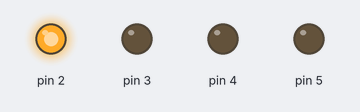
The sketch below on a simulated Arduino Uno, built with avr-gcc and run on an emulated ATmega328P. On the bench: output pins drawn as LEDs (lit = HIGH).

Above: at 0.12 s.
At 0.87 s:
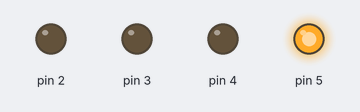
At 1.12 s:
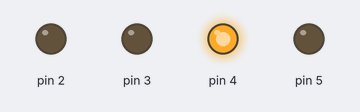
At 2.87 s:
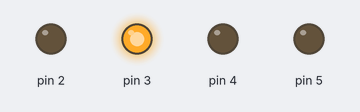
Timing chart, 0 to 3.5 s (numbered marks = the images above):
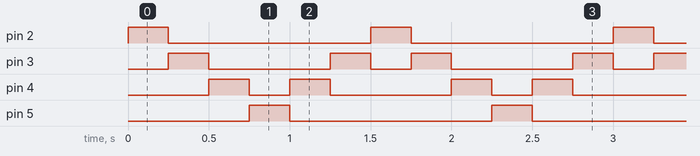

The sketch:

As_4.ino
```cpp
void setup() {
  // put your setup code here, to run once:
  pinMode(2, OUTPUT);
  pinMode(3, OUTPUT);
  pinMode(4, OUTPUT);
  pinMode(5, OUTPUT);
}

void loop() {
  int d_time = 250;
  digitalWrite(2, HIGH);
  digitalWrite(3, LOW);
  digitalWrite(4, LOW);
  digitalWrite(5, LOW);
  delay(d_time);
  digitalWrite(2, LOW);
  digitalWrite(3, HIGH);
  digitalWrite(4, LOW);
  digitalWrite(5, LOW);
  delay(d_time);
  digitalWrite(2, LOW);
  digitalWrite(3, LOW);
  digitalWrite(4, HIGH);
  digitalWrite(5, LOW);
  delay(d_time);
  digitalWrite(2, LOW);
  digitalWrite(3, LOW);
  digitalWrite(4, LOW);
  digitalWrite(5, HIGH);
  delay(d_time);
  digitalWrite(2, LOW);
  digitalWrite(3, LOW);
  digitalWrite(4, HIGH);
  digitalWrite(5, LOW);
  delay(d_time);
  digitalWrite(2, LOW);
  digitalWrite(3, HIGH);
  digitalWrite(4, LOW);
  digitalWrite(5, LOW);
  delay(d_time);
}
```

Measured:
- by itself, pin 2, pin 5: alternates HIGH for 0.25 s and LOW for 1.3 s
- by itself, pin 3: repeats every 1.5 s: LOW 0.75 s, HIGH 0.25 s, LOW 0.25 s, HIGH 0.25 s
- by itself, pin 4: repeats every 1.5 s: LOW 0.25 s, HIGH 0.25 s, LOW 0.75 s, HIGH 0.25 s
